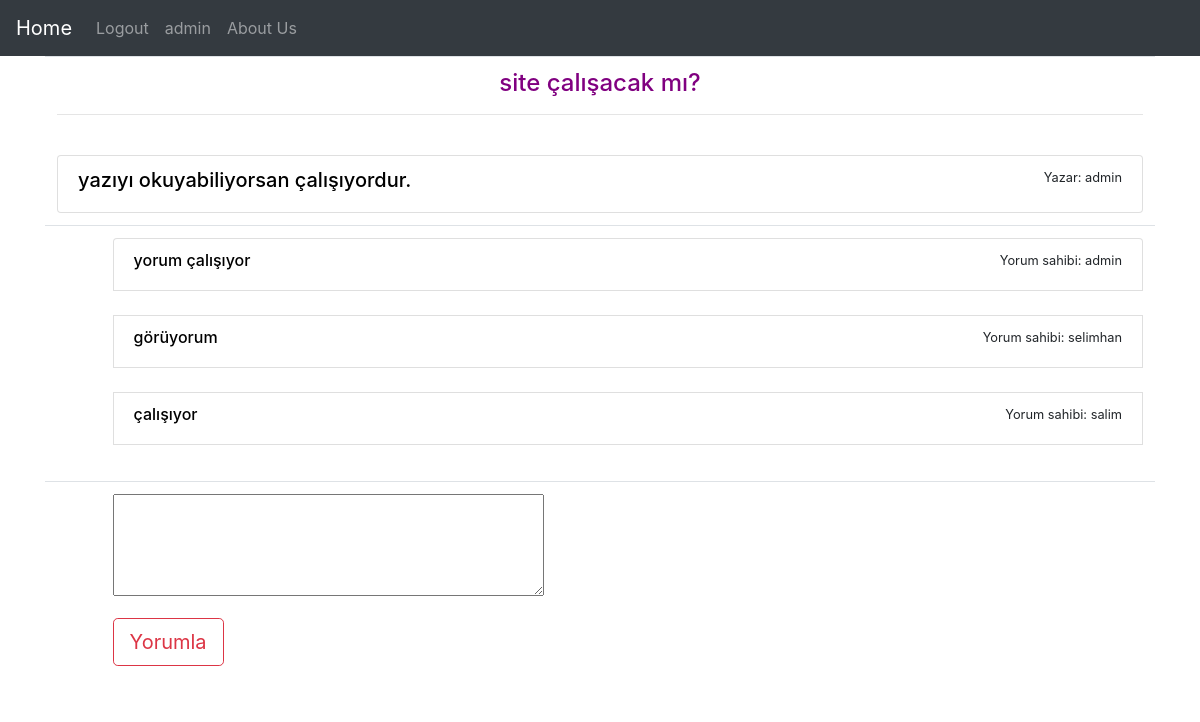
Screenshot of /profile/1 (signed in) with the database file from the repository.
### app/models.py (models this page shows, shortened)
class Post(models.Model):
    content = models.TextField()
    title = models.CharField(max_length=23, blank=True)
    author = models.ForeignKey(User, on_delete=models.CASCADE)
    class Meta:
        db_table = "t_article"

class Comment(models.Model):
    text = models.TextField()
    author = models.ForeignKey(User, on_delete=models.CASCADE)
    post = models.ForeignKey(Post, on_delete=models.CASCADE)
    class Meta:
        db_table = "t_comment"

### app/views.py (the view, shortened to what this page needs)
# urls.py: path('profile/<int:id>', article_detail),
def article_detail(request, id):
    post = Post.objects.get(id=id)
    context = {
        "makale": post
    }
    return render(request, "article.html", context)

### templates/article.html (shortened to what this page needs)
{% extends 'index.html' %}
{% block appbody%}
<table align="center" class="table" border="0" width=100%>
    <tr>
        <td colspan="2">
            <h4 class="purpletext text-center">{{makale.title}}</h4>
    <hr><br>
    <div class="list-group">
        <div class="list-group-item d-flex justify-content-between">
            <h5 class="blacktext text-left">{{makale.content}}</h5>
            <small>Yazar: {{makale.author}}</small>
        </div>
    </div>
        </td>
    </tr>
    <tr>
        <td></td>
        <td>
            <span>
                <div class="list-group">
                    {% for comment in makale.comment_set.all %}
                    <div class="list-group-item d-flex justify-content-between">
                        <h6 class="blacktext text-left">{{comment.text}}</h6>
                        <small>Yorum sahibi: {{comment.author}}</small>
                    </div>
                    <br>
                    {%endfor%}
                </div>
            </span>
        </td>
    </tr>
    <tr>
        <td></td>
        <td>
            <form action="" method="post">
                <textarea name="yorum" id="" cols="40" rows="4"></textarea>
                <br>
                <button class="btn btn-lg btn-outline-danger my-3" type="submit">Yorumla</button>
            </form>
        </td>
    </tr>
    </table>
{% endblock appbody%}

### templates/navbar.html (shortened to what this page needs)
<nav class="navbar navbar-expand-lg navbar-dark bg-dark">
    <div class="collapse navbar-collapse" id="navbarNav">
        {% if user.is_authenticated%}
        <a class="navbar-brand" href="/home">Home</a>
        {% else%}
        <a class="navbar-brand" href="/">Home</a>
        {% endif%}
        <ul class="navbar-nav mr-auto mt-2 mt-lg-0">
            {% if user.is_authenticated%}
            <li class="nav-item">
                <a class="nav-link" href="/logout">Logout</a>
            </li>
            <li class="nav-item text-light">
                <a class="nav-link" href="/profile">
                    {{user}}
                </a>
            </li>
            {% else%}
            <li class="nav-item">
                <a class="nav-link" href="/login">Login</a>
            </li>
            {% endif%}
            <li class="nav-item">
                <a class="nav-link" href="/about">About Us</a>
            </li>
        </ul>
    </div>
</nav>

### static/css/.colourcss.css (style rules this page uses)
.purpletext { color: purple; }
.blacktext { color: black; }

### rows the page displays
Post: title "site çalışacak mı?", content "yazıyı okuyabiliyorsan çalışıyordur.", author "admin"
Comment: text "yorum çalışıyor", author "admin"
Comment: text "görüyorum", author "selimhan"
Comment: text "çalışıyor", author "salim"

### other values shown
{{ user }} "admin"
